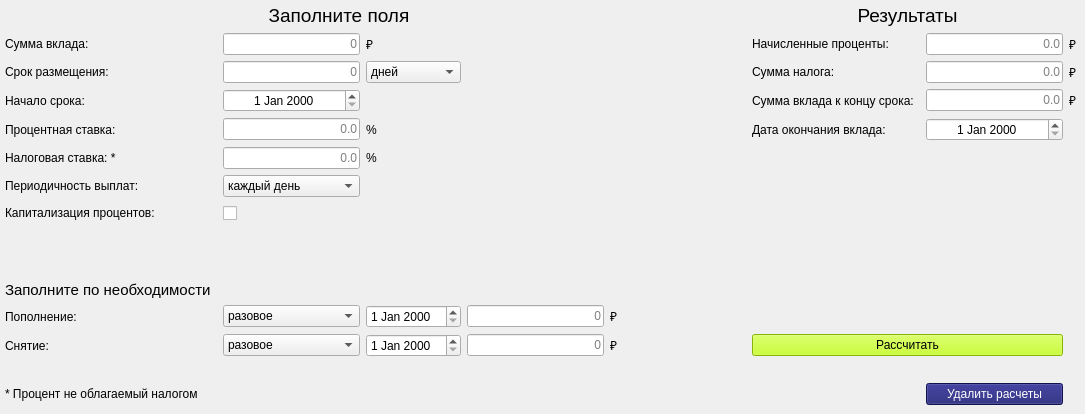
      <widget class="QWidget" name="tab_3">
       <attribute name="title">
        <string>Депозитный</string>
       </attribute>
       <widget class="QWidget" name="layoutWidget">
        <property name="geometry">
         <rect>
          <x>5</x>
          <y>4</y>
          <width>1071</width>
          <height>401</height>
         </rect>
        </property>
        <layout class="QGridLayout" name="gridLayout_2">
         <item row="12" column="7" colspan="3">
          <widget class="QLabel" name="deposit_error">
           <property name="styleSheet">
            <string notr="true">font: 500 12pt &quot;Ubuntu&quot;;</string>
           </property>
           <property name="text">
            <string/>
           </property>
          </widget>
         </item>
         <item row="11" column="0">
          <widget class="QLabel" name="label_34">
           <property name="text">
            <string>Снятие:</string>
           </property>
          </widget>
         </item>
         <item row="11" column="3">
          <widget class="QDateEdit" name="deposit_date_withdraw"/>
         </item>
         <item row="5" column="3">
          <widget class="QLabel" name="label_81">
           <property name="text">
            <string>%</string>
           </property>
          </widget>
         </item>
         <item row="1" column="3">
          <widget class="QLabel" name="label_89">
           <property name="text">
            <string>₽</string>
           </property>
          </widget>
         </item>
         <item row="13" column="9">
          <widget class="QPushButton" name="pushButton">
           <property name="styleSheet">
            <string notr="true">QPushButton {
	color: white;
	background-color: rgb(25,25,112);
}

QPushButton:pressed {
    background-color: qlineargradient(x1: 0, y1: 0, x2: 0, y2: 1,
                                      stop: 0 rgb(125, 200, 215), stop: 1 rgb(125, 185, 205));
}</string>
           </property>
           <property name="text">
            <string>Удалить расчеты</string>
           </property>
          </widget>
         </item>
         <item row="7" column="2">
          <widget class="QCheckBox" name="deposit_capitalization">
           <property name="minimumSize">
            <size>
             <width>20</width>
             <height>20</height>
            </size>
           </property>
           <property name="baseSize">
            <size>
             <width>20</width>
             <height>20</height>
            </size>
           </property>
           <property name="font">
            <font>
             <pointsize>10</pointsize>
            </font>
           </property>
           <property name="text">
            <string/>
           </property>
           <property name="iconSize">
            <size>
             <width>40</width>
             <height>40</height>
            </size>
           </property>
          </widget>
         </item>
         <item row="2" column="3">
          <widget class="QComboBox" name="deposit_term_type">
           <item>
            <property name="text">
             <string>дней</string>
            </property>
           </item>
           <item>
            <property name="text">
             <string>месяцев</string>
            </property>
           </item>
           <item>
            <property name="text">
             <string>лет</string>
            </property>
           </item>
          </widget>
         </item>
         <item row="0" column="7" colspan="3">
          <widget class="QLabel" name="label_25">
           <property name="maximumSize">
            <size>
             <width>16777215</width>
             <height>30</height>
            </size>
           </property>
           <property name="font">
            <font>
             <pointsize>14</pointsize>
            </font>
           </property>
           <property name="text">
            <string>Результаты</string>
           </property>
           <property name="alignment">
            <set>Qt::AlignCenter</set>
           </property>
          </widget>
         </item>
         <item row="4" column="5">
          <spacer name="horizontalSpacer">
           <property name="orientation">
            <enum>Qt::Horizontal</enum>
           </property>
           <property name="sizeHint" stdset="0">
            <size>
             <width>40</width>
             <height>20</height>
            </size>
           </property>
          </spacer>
         </item>
         <item row="3" column="7">
          <widget class="QLabel" name="label_37">
           <property name="text">
            <string>Сумма вклада к концу срока:</string>
           </property>
          </widget>
         </item>
         <item row="1" column="9">
          <widget class="QLineEdit" name="deposit_procent_result">
           <property name="alignment">
            <set>Qt::AlignRight|Qt::AlignTrailing|Qt::AlignVCenter</set>
           </property>
           <property name="placeholderText">
            <string>0.0</string>
           </property>
          </widget>
         </item>
         <item row="1" column="7">
          <widget class="QLabel" name="label_35">
           <property name="text">
            <string>Начисленные проценты:</string>
           </property>
          </widget>
         </item>
         <item row="7" column="0">
          <widget class="QLabel" name="label_32">
           <property name="text">
            <string>Капитализация процентов:</string>
           </property>
          </widget>
         </item>
         <item row="1" column="2">
          <widget class="QLineEdit" name="deposit_sum">
           <property name="alignment">
            <set>Qt::AlignRight|Qt::AlignTrailing|Qt::AlignVCenter</set>
           </property>
           <property name="placeholderText">
            <string>0</string>
           </property>
          </widget>
         </item>
         <item row="10" column="0">
          <widget class="QLabel" name="label_33">
           <property name="text">
            <string>Пополнение:</string>
           </property>
          </widget>
         </item>
         <item row="10" column="3">
          <widget class="QDateEdit" name="deposit_date_replanishment"/>
         </item>
         <item row="5" column="2">
          <widget class="QLineEdit" name="deposit_procent_CB">
           <property name="alignment">
            <set>Qt::AlignRight|Qt::AlignTrailing|Qt::AlignVCenter</set>
           </property>
           <property name="placeholderText">
            <string>0.0</string>
           </property>
          </widget>
         </item>
         <item row="11" column="4">
          <widget class="QLineEdit" name="deposit_sum_withdraw">
           <property name="alignment">
            <set>Qt::AlignRight|Qt::AlignTrailing|Qt::AlignVCenter</set>
           </property>
           <property name="placeholderText">
            <string>0</string>
           </property>
          </widget>
         </item>
         <item row="11" column="7" colspan="3">
          <widget class="QPushButton" name="deposit_calculation">
           <property name="styleSheet">
            <string notr="true">QPushButton {
	background-color: rgb(186, 252, 3);
  color: black; 
}

QPushButton:pressed {
    background-color: qlineargradient(x1: 0, y1: 0, x2: 0, y2: 1,
                                      stop: 0 rgb(161, 252, 3), stop: 1 rgb(161, 252, 3));
}</string>
           </property>
           <property name="text">
            <string>Раcсчитать</string>
           </property>
          </widget>
         </item>
         <item row="9" column="0">
          <widget class="QLabel" name="label_87">
           <property name="maximumSize">
            <size>
             <width>16777215</width>
             <height>30</height>
            </size>
           </property>
           <property name="font">
            <font>
             <pointsize>11</pointsize>
            </font>
           </property>
           <property name="text">
            <string>Заполните по необходимости</string>
           </property>
          </widget>
         </item>
         <item row="5" column="0">
          <widget class="QLabel" name="label_30">
           <property name="text">
            <string>Налоговая ставка: *</string>
           </property>
          </widget>
         </item>
         <item row="11" column="5">
          <widget class="QLabel" name="label_83">
           <property name="text">
            <string>₽</string>
           </property>
          </widget>
         </item>
         <item row="1" column="10">
          <widget class="QLabel" name="label_85">
           <property name="text">
            <string>₽</string>
           </property>
          </widget>
         </item>
         <item row="4" column="7">
          <widget class="QLabel" name="label_38">
           <property name="text">
            <string>Дата окончания вклада:</string>
           </property>
          </widget>
         </item>
         <item row="11" column="2">
          <widget class="QComboBox" name="deposit_period_withdraw">
           <item>
            <property name="text">
             <string>разовое</string>
            </property>
           </item>
           <item>
            <property name="text">
             <string>раз в месяц</string>
            </property>
           </item>
           <item>
            <property name="text">
             <string>раз в 2 месяца</string>
            </property>
           </item>
           <item>
            <property name="text">
             <string>раз в квартал</string>
            </property>
           </item>
           <item>
            <property name="text">
             <string>раз в полгода</string>
            </property>
           </item>
           <item>
            <property name="text">
             <string>раз в год</string>
            </property>
           </item>
          </widget>
         </item>
         <item row="6" column="0">
          <widget class="QLabel" name="label_31">
           <property name="text">
            <string>Периодичность выплат:</string>
           </property>
          </widget>
         </item>
         <item row="2" column="9">
          <widget class="QLineEdit" name="deposit_tax_result">
           <property name="alignment">
            <set>Qt::AlignRight|Qt::AlignTrailing|Qt::AlignVCenter</set>
           </property>
           <property name="placeholderText">
            <string>0.0</string>
           </property>
          </widget>
         </item>
         <item row="4" column="9">
          <widget class="QDateEdit" name="date_deposit_finish">
           <property name="alignment">
            <set>Qt::AlignCenter</set>
           </property>
          </widget>
         </item>
         <item row="4" column="2">
          <widget class="QLineEdit" name="deposit_procent">
           <property name="alignment">
            <set>Qt::AlignRight|Qt::AlignTrailing|Qt::AlignVCenter</set>
           </property>
           <property name="placeholderText">
            <string>0.0</string>
           </property>
          </widget>
         </item>
         <item row="2" column="0">
          <widget class="QLabel" name="label_27">
           <property name="text">
            <string>Срок размещения:</string>
           </property>
          </widget>
         </item>
         <item row="6" column="2">
          <widget class="QComboBox" name="deposit_period_payment">
           <item>
            <property name="text">
             <string>каждый день</string>
            </property>
           </item>
           <item>
            <property name="text">
             <string>каждую неделю</string>
            </property>
           </item>
           <item>
            <property name="text">
             <string>раз в месяц</string>
            </property>
           </item>
           <item>
            <property name="text">
             <string>раз в квартал</string>
            </property>
           </item>
           <item>
            <property name="text">
             <string>раз в полгода</string>
            </property>
           </item>
           <item>
            <property name="text">
             <string>раз в год</string>
            </property>
           </item>
           <item>
            <property name="text">
             <string>в конце срока</string>
            </property>
           </item>
          </widget>
         </item>
         <item row="1" column="0">
          <widget class="QLabel" name="label_26">
           <property name="text">
            <string>Сумма вклада:</string>
           </property>
          </widget>
         </item>
         <item row="2" column="2">
          <widget class="QLineEdit" name="deposit_term">
           <property name="alignment">
            <set>Qt::AlignRight|Qt::AlignTrailing|Qt::AlignVCenter</set>
           </property>
           <property name="placeholderText">
            <string>0</string>
           </property>
          </widget>
         </item>
         <item row="3" column="9">
          <widget class="QLineEdit" name="deposit_sum_result">
           <property name="alignment">
            <set>Qt::AlignRight|Qt::AlignTrailing|Qt::AlignVCenter</set>
           </property>
           <property name="placeholderText">
            <string>0.0</string>
           </property>
          </widget>
         </item>
         <item row="4" column="3">
          <widget class="QLabel" name="label_88">
           <property name="text">
            <string>%</string>
           </property>
          </widget>
         </item>
         <item row="10" column="2">
          <widget class="QComboBox" name="deposit_period_replanishment">
           <item>
            <property name="text">
             <string>разовое</string>
            </property>
           </item>
           <item>
            <property name="text">
             <string>раз в месяц</string>
            </property>
           </item>
           <item>
            <property name="text">
             <string>раз в 2 месяца</string>
            </property>
           </item>
           <item>
            <property name="text">
             <string>раз в квартал</string>
            </property>
           </item>
           <item>
            <property name="text">
             <string>раз в полгода</string>
            </property>
           </item>
           <item>
            <property name="text">
             <string>раз в год</string>
            </property>
           </item>
          </widget>
         </item>
         <item row="4" column="0">
          <widget class="QLabel" name="label_29">
           <property name="text">
            <string>Процентная ставка:</string>
           </property>
          </widget>
         </item>
         <item row="3" column="2">
          <widget class="QDateEdit" name="deposit_start_term">
           <property name="alignment">
            <set>Qt::AlignCenter</set>
           </property>
          </widget>
         </item>
         <item row="13" column="0" colspan="3">
          <widget class="QLabel" name="label_3">
           <property name="font">
            <font>
             <pointsize>9</pointsize>
            </font>
           </property>
           <property name="text">
            <string>* Процент не облагаемый налогом</string>
           </property>
          </widget>
         </item>
         <item row="3" column="0">
          <widget class="QLabel" name="label_28">
           <property name="text">
            <string>Начало срока:</string>
           </property>
          </widget>
         </item>
         <item row="0" column="1" colspan="3">
          <widget class="QLabel" name="label_24">
           <property name="maximumSize">
            <size>
             <width>16777215</width>
             <height>30</height>
            </size>
           </property>
           <property name="font">
            <font>
             <pointsize>14</pointsize>
            </font>
           </property>
           <property name="text">
            <string>Заполните поля</string>
           </property>
           <property name="alignment">
            <set>Qt::AlignCenter</set>
           </property>
          </widget>
         </item>
         <item row="2" column="10">
          <widget class="QLabel" name="label_84">
           <property name="text">
            <string>₽</string>
           </property>
          </widget>
         </item>
         <item row="10" column="4">
          <widget class="QLineEdit" name="deposit_sum_replanishment">
           <property name="alignment">
            <set>Qt::AlignRight|Qt::AlignTrailing|Qt::AlignVCenter</set>
           </property>
           <property name="placeholderText">
            <string>0</string>
           </property>
          </widget>
         </item>
         <item row="3" column="10">
          <widget class="QLabel" name="label_86">
           <property name="text">
            <string>₽</string>
           </property>
          </widget>
         </item>
         <item row="2" column="7">
          <widget class="QLabel" name="label_36">
           <property name="text">
            <string>Сумма налога:</string>
           </property>
          </widget>
         </item>
         <item row="10" column="5">
          <widget class="QLabel" name="label_82">
           <property name="text">
            <string>₽</string>
           </property>
          </widget>
         </item>
         <item row="8" column="0">
          <spacer name="verticalSpacer_4">
           <property name="orientation">
            <enum>Qt::Vertical</enum>
           </property>
           <property name="sizeHint" stdset="0">
            <size>
             <width>20</width>
             <height>40</height>
            </size>
           </property>
          </spacer>
         </item>
        </layout>
       </widget>
      </widget>
